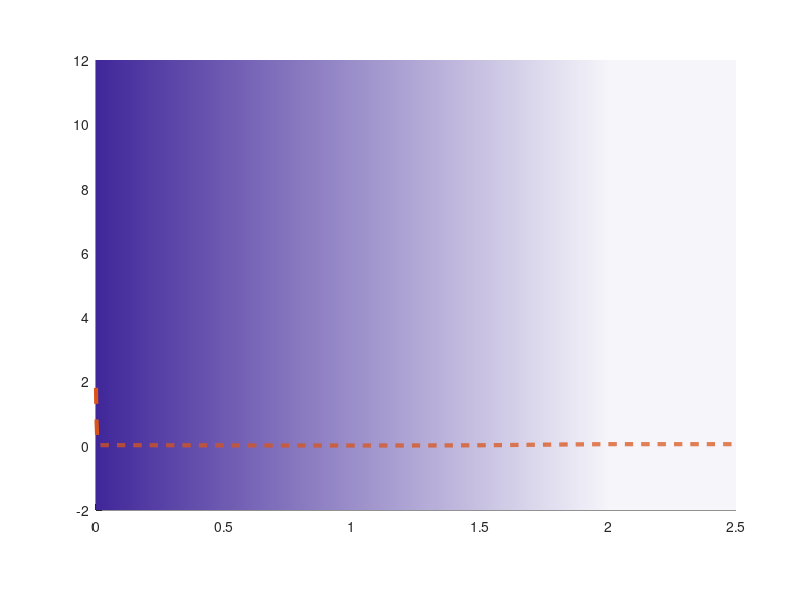

Source code (MATLAB): (Note: this script raises an error after producing the figure.)
% =========================================================================
% Nature Communications Style Figure
% Panel D: Temporal-Gated Background vs. Error-Driven Early Freezing
% =========================================================================

clc; clear; close all;

%% 1. 参数与初始化
Tp = 2;               
t_end = 2.5;          
dt = 0.002;           
t = 0:dt:t_end;
N = length(t);

b1 = 12; b2 = 6;      
Gamma = 15;         
e_threshold = 0.5; % 感觉死区阈值

num_neurons = 5; % 5个神经元 

phi = @(x) [tanh(x(1)); tanh(x(2)); tanh(x(1)+x(2)); tanh(2*x(1)); tanh(2*x(2))];

%% 2. 仿真记录 (含死区控制)
x = [3.5; -2.5]; 
W = zeros(num_neurons, 1);

W_history = zeros(num_neurons, N);
e_history = zeros(1, N);

for i = 1:N
    tau = max(Tp - t(i), 0); 
    
    u = W' * phi(x);
    e = tau^2 * u + b2 * tau * x(2) + b1 * x(1);
    e_history(i) = e;
    
    if t(i) < Tp 
        % if abs(e) > e_threshold
        %     dW = -Gamma * phi(x) * e;
        % else
        %     dW = zeros(num_neurons, 1); % Early Synaptic Freezing!
        % end
        dW = -Gamma * phi(x) * e;
        W = W + dW * dt;
        x(1) = x(1) + x(2) * dt;
        x(2) = x(2) + u * dt;
    else
        % u = 0; 
        % x = [0; 0];
    end
    W_history(:, i) = W;
end

%% 3. NC 大刊级别山脊图渲染
fig = figure('Position', [150, 150, 850, 650], 'Color', 'w');
ax = axes('Position', [0.12, 0.15, 0.8, 0.75]);
hold(ax, 'on');

% --- A. 极其平滑的时间渐变背景 (Temporal Gating Background) ---
% 代表环境时钟 TTC 的无情流逝
color_start = [0.25, 0.15, 0.60]; % 起点：深邃紫
color_end   = [0.96, 0.96, 0.98]; % 终点：Tp处的纯白/微灰

num_bg_steps = 500; % 增加步数让渐变如丝绸般平滑
t_grad = linspace(0, Tp, num_bg_steps);
for k = 1:num_bg_steps-1
    ratio = k / num_bg_steps; % 严格按时间线性变化
    curr_color = color_start * (1 - ratio) + color_end * ratio;
    patch([t_grad(k), t_grad(k+1), t_grad(k+1), t_grad(k)], ...
          [-2, -2, 12, 12], curr_color, 'EdgeColor', 'none', 'HandleVisibility', 'off');
end
% Tp 之后的区域填满纯白
patch([Tp, t_end, t_end, Tp], [-2, -2, 12, 12], color_end, 'EdgeColor', 'none', 'HandleVisibility', 'off');

% --- B. 真实误差与死区线 ---
e_mag = abs(e_history);
envelope_y = e_mag * 0.15; % 缩放系数，让其不喧宾夺主
plot(t, envelope_y, 'Color', [0.85, 0.33, 0.10], 'LineWidth', 3, ...
     'LineStyle', '--', 'DisplayName', 'Internal Evaluation Error $|e(t)|$');

yline(e_threshold * 0.15, 'k:', 'LineWidth', 1.5, 'Color', [0.4 0.4 0.4], 'DisplayName', 'Sensory Threshold (Dead-zone)');

% --- C. 神经网络权重的山脊图 ---
colors = parula(num_neurons + 2); 
offset_step = 2.0; 

for k = 1:num_neurons
    w_scaled = W_history(k, :) * 0.6; 
    y_base = (k - 1) * offset_step + 1; 
    y_line = y_base + w_scaled;     
    
    fill([t, fliplr(t)], [y_line, y_base * ones(1, N)], colors(k+1,:), ...
         'FaceAlpha', 0.85, 'EdgeColor', 'none', 'HandleVisibility', 'off');
    plot(t, y_line, 'Color', colors(k+1,:), 'LineWidth', 2, 'HandleVisibility', 'off');
    
    text(-0.05, y_base + 0.3, sprintf('$\\hat{W}_{%d}$', k), ...
         'Interpreter', 'latex', 'FontSize', 14, 'FontWeight', 'bold', 'HorizontalAlignment', 'right', 'Color', [0.2 0.2 0.2]);
end

% --- D. 标注与视觉美化 ---
xline(Tp, 'k:', 'LineWidth', 2, 'DisplayName', 'Prescribed Horizon $T_p$');
text(Tp + 0.05, num_neurons * offset_step - 0.5, 'Absolute Hard-Stop', 'FontSize', 14, 'FontWeight', 'bold', 'Color', [0.85, 0.33, 0.10]);
text(Tp + 0.05, num_neurons * offset_step - 1.2, '(Execution terminated)', 'FontSize', 11, 'Color', [0.5 0.5 0.5]);

xlim([0, t_end]);
ylim([-0.2, num_neurons * offset_step + 1]);

set(ax, 'YTick', []); set(ax, 'YColor', 'none'); 
set(ax, 'XColor', [0.2 0.2 0.2], 'LineWidth', 1.2, 'FontSize', 12, 'FontName', 'Helvetica');
xlabel('Time $t$ (s)', 'Interpreter', 'latex', 'FontSize', 16);
title('Temporal Envelope vs. Early Synaptic Freezing', 'Interpreter', 'latex', 'FontSize', 18, 'FontWeight', 'bold');

lgd = legend('Interpreter', 'latex', 'FontSize', 13, 'Location', 'northeast');
set(lgd, 'Color', 'w', 'EdgeColor', 'none', 'FaceAlpha', 0.7);
box off;
